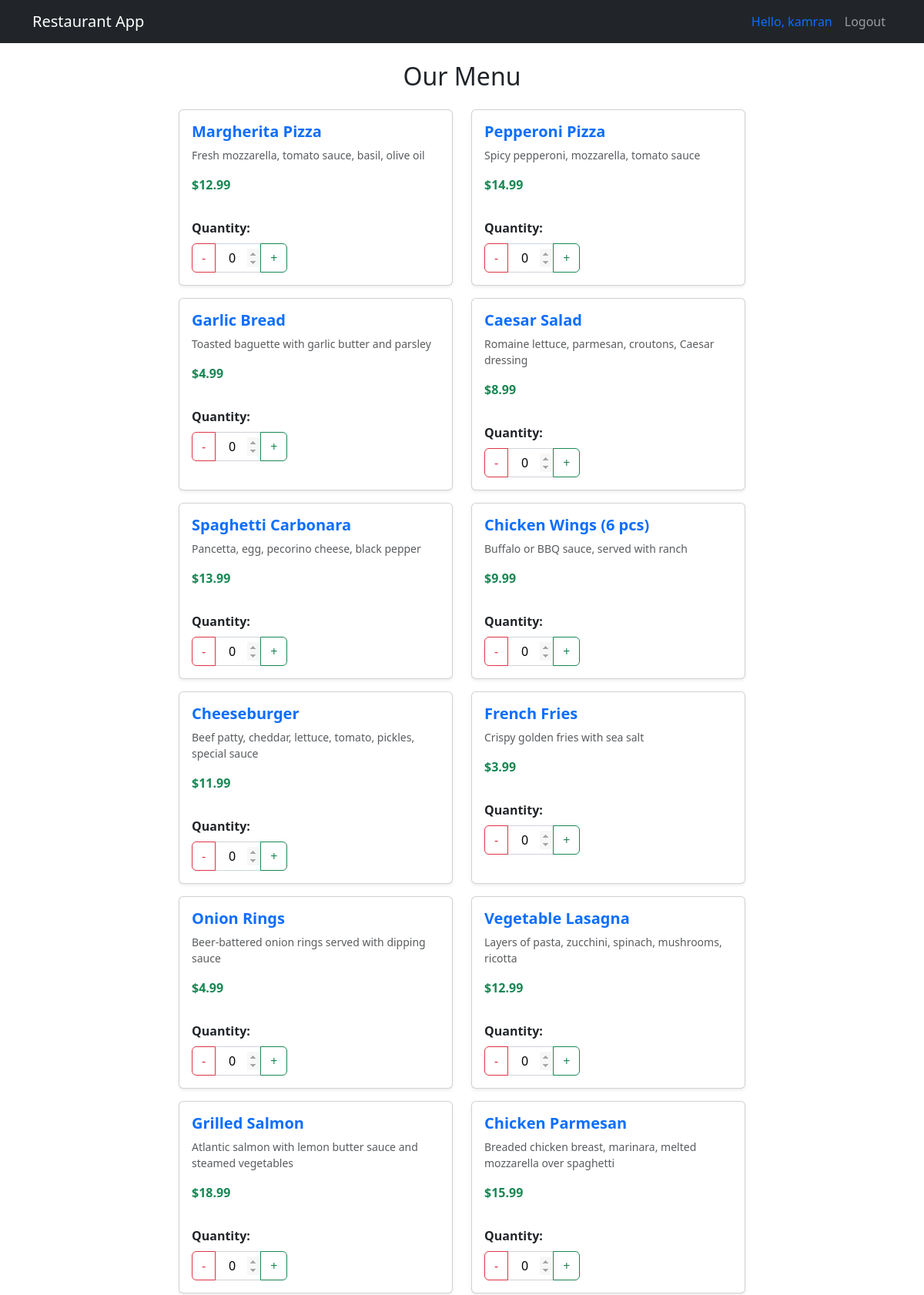
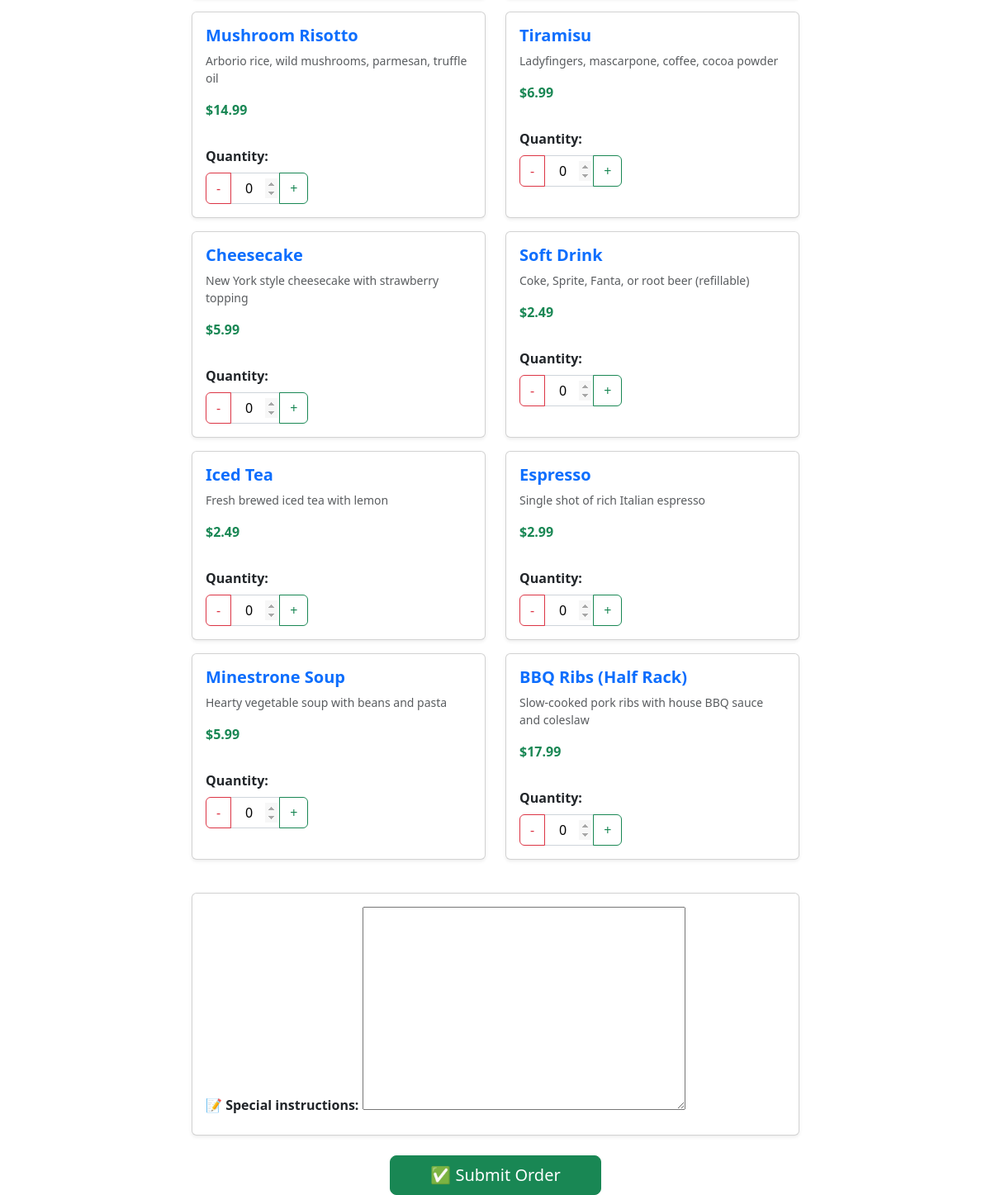
Page /users/menu/ (signed in) on the committed database (2 pictures, top to bottom).
### users/models.py (models this page shows, shortened)
class Menu(models.Model):
    name = models.CharField(max_length=100)
    price = models.DecimalField(max_digits=6, decimal_places=2)
    description = models.TextField(blank=True)
    is_available = models.BooleanField(default=True)

### users/views.py (the view)
# urls.py: path('menu/', views.menu, name='menu'),
@login_required
def menu(request):
    menu_items = Menu.objects.filter(is_available=True)
    if request.method == 'POST':
        form = OrderForm(menu_items, request.POST)
        if form.is_valid():
            new_order = Order.objects.create(user=request.user, status='pending')
            insufficient_stock = []
            total_price = 0
            for key, value in form.cleaned_data.items():
                if key.startswith('quantity_') and value > 0:
                    item_id = int(key.split('_')[1])
                    menu_item = Menu.objects.get(id=item_id)
                    inventory = Inventory.objects.get(menu_item=menu_item)
                    if inventory.quantity_available >= value:
                        OrderItem.objects.create(
                            order=new_order,
                            menu_item=menu_item,
                            quantity=value
                        )
                        total_price += menu_item.price * value
                        inventory.quantity_available -= value
                        inventory.save()
                    else:
                        insufficient_stock.append(f"{menu_item.name} (only {inventory.quantity_available} left)")
            additional_notes = form.cleaned_data['additional_notes']
            new_order.total_price = total_price
            new_order.additional_notes = additional_notes
            new_order.save()
            if insufficient_stock:
                new_order.delete()  # Delete order if any item fails
                return render(request, 'restaurant/menu.html', {
                    'form': form,
                    'menu_items': menu_items,
                    'error': f"Stock issue: {', '.join(insufficient_stock)}"
                })
            return redirect('users:order_success')  # You need to create this URL
    else:
        form = OrderForm(menu_items)
    return render(request, 'restaurant/menu.html', {'form': form, 'menu_items': menu_items})

### users/forms.py
class OrderForm(forms.Form):
    def __init__(self, menu_items, *args, **kwargs):
        super().__init__(*args, **kwargs)
        for item in menu_items:
            self.fields[f'quantity_{item.id}'] = forms.IntegerField(
                initial=0,
                min_value=0,
                required=False,
                label=item.name,
                widget=forms.NumberInput(attrs={'class': 'quantity-input', 'data-item-id': item.id})
            )
    additional_notes = forms.CharField(widget=forms.Textarea, required=False, label='Special instructions')

### users/templatetags/custom_filters.py (called while the page is built)
@register.filter
def get_item(form, dish_id):
    field_name = f'quantity_{dish_id}'
    return form[field_name]

### users/templates/restaurant/menu.html (shortened to what this page needs)
{% extends 'base.html' %}
{% load custom_filters %}
{% load bootstrap5 %}
{% block content %}
<div class="row">
    <div class="col-md-8 mx-auto">
        <h2 class="text-center mb-4">Our Menu</h2>
        <form method="post">
            {% if menu_items %}
                <div class="row">
                    {% for dish in menu_items %}
                        <div class="col-md-6 mb-3">
                            <div class="card h-100 shadow-sm">
                                <div class="card-body">
                                    <div class="d-flex justify-content-between align-items-start">
                                        <div>
                                            <h5 class="card-title text-primary fw-bold">{{ dish.name }}</h5>
                                            <p class="card-text text-muted small">{{ dish.description }}</p>
                                            <p class="fw-bold text-success">${{ dish.price }}</p>
                                        </div>
                                    </div>
                                    {% if dish.is_available %}
                                        <div class="quantity-control mt-3">
                                            <label class="form-label fw-bold">Quantity:</label>
                                            <div class="input-group" style="width: 150px;">
                                                <button type="button" class="btn btn-outline-danger minus-btn" data-id="{{ dish.id }}">-</button>
                                                {{ form|get_item:dish.id }}
                                                <button type="button" class="btn btn-outline-success plus-btn" data-id="{{ dish.id }}">+</button>
                                            </div>
                                        </div>
                                    {% else %}
                                        <div class="alert alert-danger text-center mt-2 mb-0 py-1">
                                            <small>❌ Dish not available</small>
                                        </div>
                                    {% endif %}
                                </div>
                            </div>
                        </div>
                    {% endfor %}
                </div>
            {% endif %}
            <div class="card mt-4 shadow-sm">
                <div class="card-body">
                    <div class="additional-notes">
                        <label for="{{ form.additional_notes.id_for_label }}" class="form-label fw-bold">
                            📝 Special instructions:
                        </label>
                        {{ form.additional_notes }}
                    </div>
                </div>
            </div>
            <div class="text-center mt-4">
                <button type="submit" class="btn btn-success btn-lg px-5">
                    ✅ Submit Order
                </button>
            </div>
        </form>
    </div>
</div>
{% endblock %}

### templates/base.html (shortened to what this page needs)
<!DOCTYPE html>
<html lang="en">
<head>
    {% load bootstrap5 %}
    {% bootstrap_css %}
</head>
<body>
    <nav class="navbar navbar-expand-lg navbar-dark bg-dark">
        <div class="container">
            <a class="navbar-brand" href="{% url 'users:profile' %}">Restaurant App</a>
            <div class="collapse navbar-collapse" id="navbarNav">
                <ul class="navbar-nav ms-auto">
                    {% if user.is_authenticated %}
                        <li class="nav-item">
                            <span class="nav-link"><a href="{% url 'users:profile' %}" style="text-decoration: none;">Hello, {{ user.username }}</a></span>
                        </li>
                        <li class="nav-item">
                            <form method="post" action="{% url 'users:logout' %}" class="d-inline">
                                <button type="submit" class="btn btn-outline-light btn-sm nav-link">Logout</button>
                            </form>
                        </li>
                    {% endif %}
                </ul>
            </div>
        </div>
    </nav>
    <div class="container mt-4">
        {% block content %}
        {% endblock %}
    </div>
</body>
</html>

### users/templates/restaurant/menu.html (style rules this page uses)
input[type="number"] { text-align: center; width: 60px; border-radius: 0; border: 1px solid #ced4da; }

### rows in the picture
Menu: name "Margherita Pizza", description "Fresh mozzarella, tomato sauce, basil, olive oil", price "12.99", id "0"
Menu: name "Pepperoni Pizza", description "Spicy pepperoni, mozzarella, tomato sauce", price "14.99", id "0"
Menu: name "Garlic Bread", description "Toasted baguette with garlic butter and parsley", price "4.99", id "0"
Menu: name "Caesar Salad", description "Romaine lettuce, parmesan, croutons, Caesar dressing", price "8.99", id "0"
Menu: name "Spaghetti Carbonara", description "Pancetta, egg, pecorino cheese, black pepper", price "13.99", id "0"
Menu: name "Chicken Wings (6 pcs)", description "Buffalo or BBQ sauce, served with ranch", price "9.99", id "0"
Menu: name "Cheeseburger", description "Beef patty, cheddar, lettuce, tomato, pickles, special sauce", price "11.99", id "0"
Menu: name "French Fries", description "Crispy golden fries with sea salt", price "3.99", id "0"
Menu: name "Onion Rings", description "Beer-battered onion rings served with dipping sauce", price "4.99", id "0"
Menu: name "Vegetable Lasagna", description "Layers of pasta, zucchini, spinach, mushrooms, ricotta", price "12.99", id "0"
Menu: name "Grilled Salmon", description "Atlantic salmon with lemon butter sauce and steamed vegetables", price "18.99", id "0"
Menu: name "Chicken Parmesan", description "Breaded chicken breast, marinara, melted mozzarella over spaghetti", price "15.99", id "0"
Menu: name "Mushroom Risotto", description "Arborio rice, wild mushrooms, parmesan, truffle oil", price "14.99", id "0"
Menu: name "Tiramisu", description "Ladyfingers, mascarpone, coffee, cocoa powder", price "6.99", id "0"
Menu: name "Cheesecake", description "New York style cheesecake with strawberry topping", price "5.99", id "0"
Menu: name "Soft Drink", description "Coke, Sprite, Fanta, or root beer (refillable)", price "2.49", id "0"
Menu: name "Iced Tea", description "Fresh brewed iced tea with lemon", price "2.49", id "0"
Menu: name "Espresso", description "Single shot of rich Italian espresso", price "2.99", id "0"
Menu: name "Minestrone Soup", description "Hearty vegetable soup with beans and pasta", price "5.99", id "0"
Menu: name "BBQ Ribs (Half Rack)", description "Slow-cooked pork ribs with house BBQ sauce and coleslaw", price "17.99", id "0"

### other values in the picture
{{ user.username }} "kamran"
